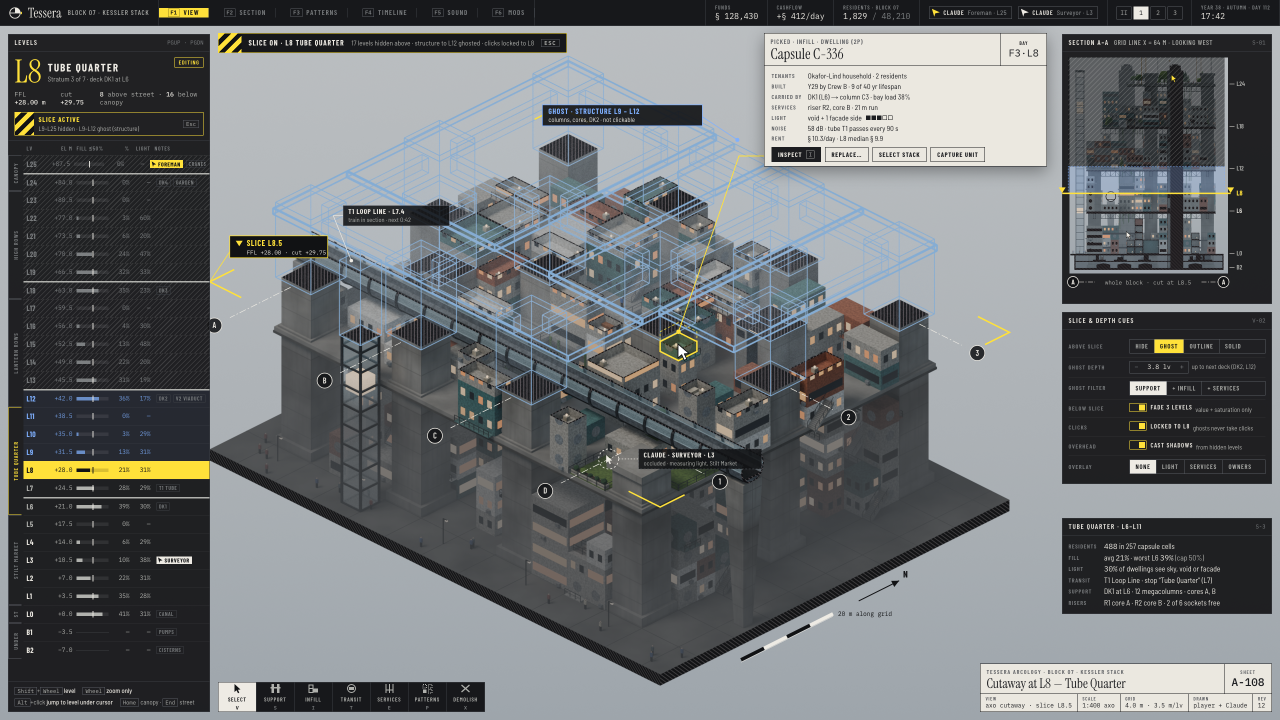
#> input picture experiments/ui-mockups/out/m1_level_hud.png, 2560 x 1440 px (shown at 1/2 size); its folder holds 4 pictures in this run
$ python contact_sheet.py
#> lines starting #> are read from the running program, lines starting #| are printed output that depends on the picture
"""contact_sheet.py - labelled contact sheet of the eight mock-ups (Pillow), drawn as a drawing-set index sheet.

    python3 contact_sheet.py   ->  out/contact_sheet.png (3000 x 4482)
"""
import os
from PIL import Image, ImageDraw, ImageFont

HERE = os.path.dirname(os.path.abspath(__file__))
OUT = os.path.join(HERE, 'out')
FONT = os.path.join(HERE, 'src', 'fonts')


def F(name, size):
    return ImageFont.truetype(os.path.join(FONT, name), size)


SERIF = lambda s: F('InstrumentSerif-400-normal-latin.woff2', s)
COND = lambda s: F('BarlowCondensed-600-normal-latin.woff2', s)
COND7 = lambda s: F('BarlowCondensed-700-normal-latin.woff2', s)
UI = lambda s: F('BarlowSemiCondensed-400-normal-latin.woff2', s)
MONO = lambda s: F('IBMPlexMono-400-normal-latin.woff2', s)

PAPER, INK, INK2, ACC = (235, 232, 224), (28, 29, 32), (91, 93, 97), (255, 225, 58)

SHEETS = [
    ('m1_level_hud', 'A-108', 'Level navigation HUD',
     'Cutaway at L8 with the 3 levels below faded (value/saturation only) and structure to L12 as ghost massing. Level strip of '
     'named strata with fill vs the 50% cap and light; persistent slice-on banner; live section thumbnail; picked-capsule tooltip.'),
    ('m2_section_services', 'S-201', 'Section and services',
     'Section A-A through core B: six risers in the cut core, manifolds in each truss zone, lifts, cistern and substation in the '
     'undercroft. A level-aligned table gives fill vs the Friedman 50% cap, daylight, air and a land-value-by-height ramp.'),
    ('m3_pattern_book', 'P-012', 'Pattern book and stamping',
     'Capture, template and pattern tiers in an A Pattern Language-style book. P-12 is a context rule with template parameters '
     'and live variants. Its stamp in a floating design frame: ghosts, riser runs, and a ghost-claim-fetch-build queue with policies.'),
    ('m4_agent_cobuild', 'A-125', 'Embodied agent co-building',
     "Claude's cursor, gaze reticle and saccade trail on a ghost sky bridge inside a revision cloud. The proposal sheet lists cost, "
     'light, loads and steps; the player points with numbered chips; drones claim steps; an edge marker shows the off-level Surveyor.'),
    ('m5_mod_request', 'MR-0031', 'Mod request: a new building type',
     'A real agent-authored type (agent-buildings/hydro_stack): brief, spec excerpt, 4 kit64 rotations, concept view, validator '
     'history v1 FAIL to v4 PASS, a new part type flagged for review, an 8-seed A/B (mock numbers), Install, and the new build-menu tile.'),
    ('m6_accretion_timeline', 'T-005', 'Accretion timeline and runaway Builders',
     'Replay of the growing block (the concept time-lapse frames) scrubbed to phase 5, with the phase-6 blueprint in blue. Agent and '
     'crew lanes, a planned zone past now, and an armed "cut the Netsphere link" control whose projection is the BLAME! void.'),
    ('m7_sound_map', 'N-201', 'Sound design map',
     'Night section as a listening diagram: undercroft hum, street murmur, transit whoosh, shaft reverb, canopy wind, lift chimes '
     'and interiors as zones with dB contours. Per-level loudness, deck occlusion, a bus mixer, a zone detail and a spectrogram.'),
    ('m8_pixel_mode', 'A-108/px', 'Pixel mode: classic Maxis look',
     'The same block and slice rendered through the kit64 sprite camera and palette-locked (40 colours), set into a district of stock '
     'kit sprites. Same HUD grammar on a 2-px grid: level strip, slice banner, paper tooltip, dithered pixel ghost, agent cursor.'),
]


def wrap(draw, text, font, width):
    words, lines, cur = text.split(), [], ''
    for w in words:
        t = (cur + ' ' + w).strip()
        if draw.textlength(t, font=font) <= width:
            cur = t
        else:
            lines.append(cur); cur = w
    if cur:
        lines.append(cur)
    return lines


def main():
    TW, TH = 1400, 788                 # thumbnail (2560 x 1440 at 0.547)
    M, G = 70, 60                      # margin, gutter
    CAP = 190                          # caption block under each thumbnail
    W = M * 2 + TW * 2 + G
    head = 250
    H = head + 4 * (TH + CAP + G) - G + M + 70
    im = Image.new('RGB', (W, H), PAPER)
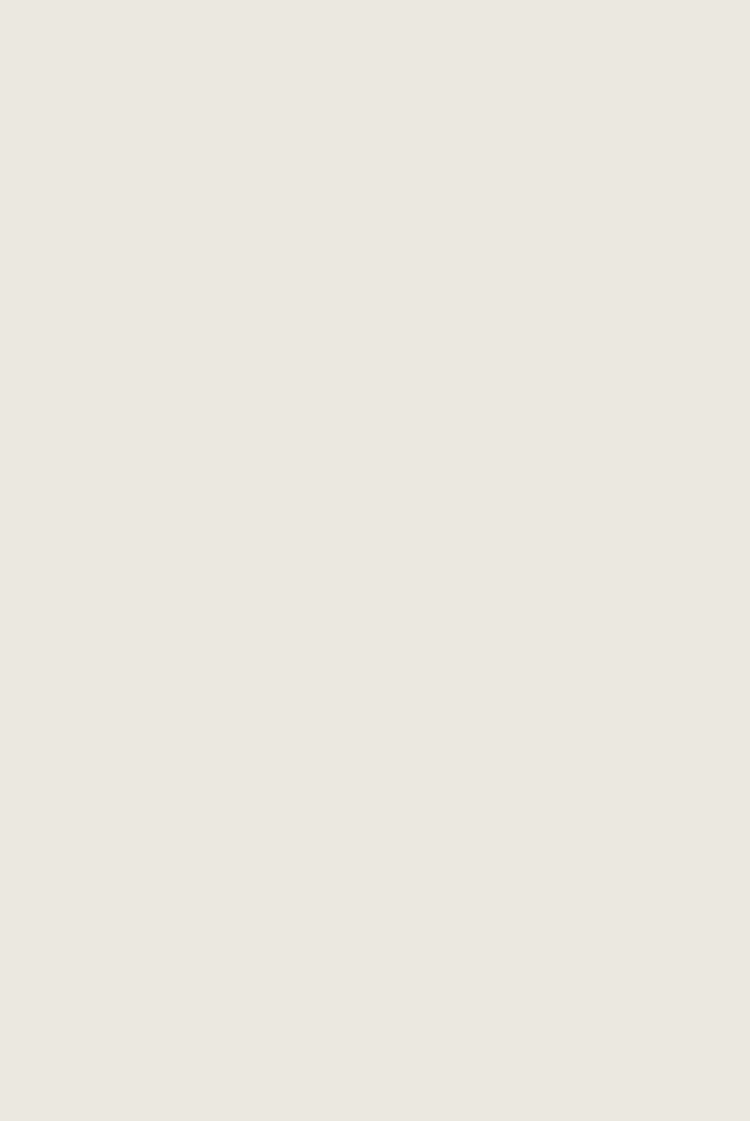
#> im: PIL image 3000x4482 RGB (shown at 1/4 size); mean R, G, B 235, 232, 224
    d = ImageDraw.Draw(im)
    # sheet border + title block across the top
    d.rectangle([24, 24, W - 25, H - 25], outline=INK, width=3)
    d.text((M, 58), 'TESSERA · UI MOCK-UPS · CONTACT SHEET', font=COND(30), fill=INK2)
    d.text((M, 96), 'Eight screens in one drawing-set language', font=SERIF(84), fill=INK)
    d.text((M, 196), 'Renders: concept-renders kit (Blender 5.0 EEVEE) re-run for exact overlays · agent-buildings sprites · HTML/CSS/SVG overlays '
                     'captured with headless Chrome at 2560 × 1440 · 2026-09-30', font=UI(26), fill=INK2)
    # legend swatches
    lx = W - M - 700
    for i, (c, t) in enumerate([(ACC, 'accent: focus, agent, action'), ((127, 176, 255), 'ghost: planned, not built'),
                                (INK, 'poche / panel ink'), ((221, 148, 120), 'problem only')]):
        y = 64 + i * 36
        d.rectangle([lx, y, lx + 26, y + 26], fill=c, outline=INK)
        d.text((lx + 40, y - 2), t, font=UI(25), fill=INK)
    d.line([M, head - 16, W - M, head - 16], fill=INK, width=3)

    for i, (name, sheet, title, desc) in enumerate(SHEETS):
        col, row = i % 2, i // 2
        x = M + col * (TW + G)
        y = head + row * (TH + CAP + G)
        th = Image.open(os.path.join(OUT, name + '.png')).convert('RGB').resize((TW, TH), Image.LANCZOS)
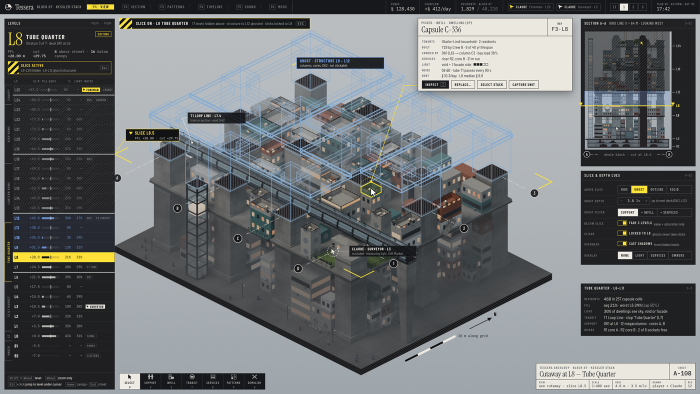
#> th: PIL image 1400x788 RGB (shown at 1/2 size); mean R, G, B 109.6, 112.8, 114.7
        im.paste(th, (x, y))
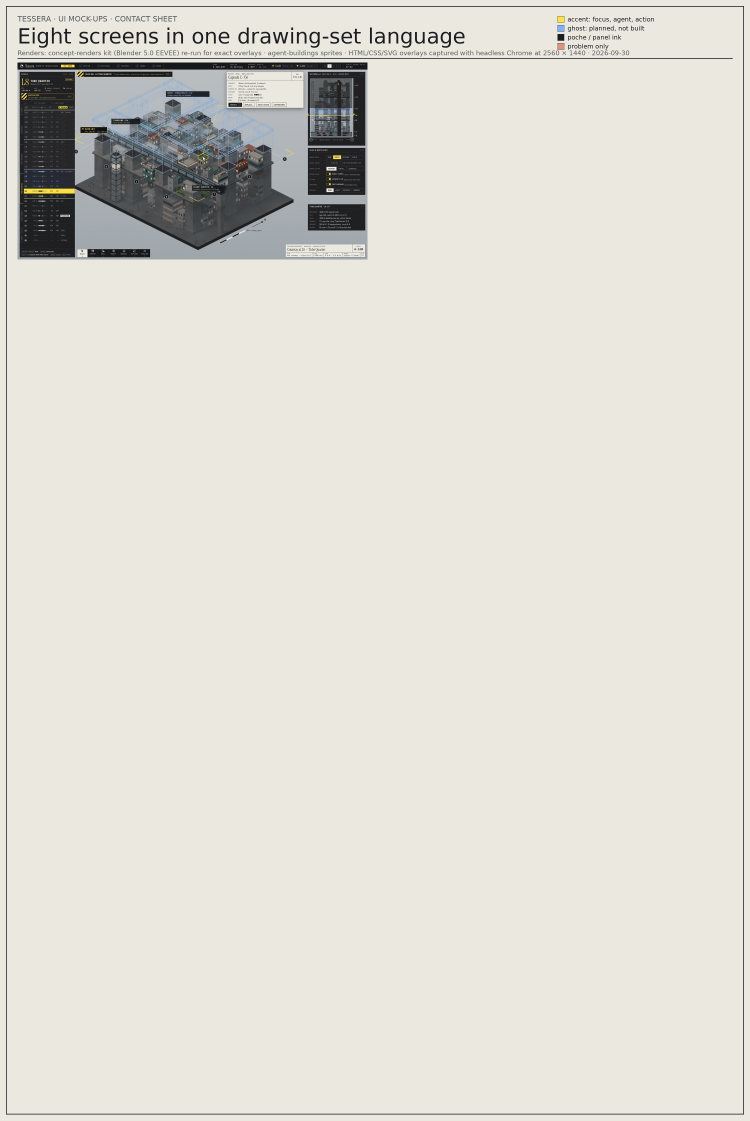
#> im: PIL image 3000x4482 RGB (shown at 1/4 size); mean R, G, B 223.2, 220.7, 213.6
        d.rectangle([x - 1, y - 1, x + TW, y + TH], outline=INK, width=2)
        # caption: number bubble, title, sheet no., description
        cy = y + TH + 18
        d.ellipse([x, cy, x + 58, cy + 58], fill=INK)
        n = str(i + 1)
        tw = d.textlength(n, font=COND7(38))
#> tw = 24.17
        d.text((x + 29 - tw / 2, cy + 6), n, font=COND7(38), fill=PAPER)
        d.text((x + 78, cy - 6), title, font=SERIF(52), fill=INK)
        sw = d.textlength(sheet, font=MONO(30))
#> sw = 87.97
        d.rectangle([x + TW - sw - 30, cy + 6, x + TW, cy + 50], outline=INK, width=2)
        d.text((x + TW - sw - 15, cy + 10), sheet, font=MONO(30), fill=INK)
        for k, line in enumerate(wrap(d, desc, UI(25), TW - 80)[:3]):
#> in wrap, `words, lines, cur = text.split(), [], ''`: cur = ''
            d.text((x + 78, cy + 64 + k * 32), line, font=UI(25), fill=INK2)
#> this loop made 3 passes
        d.text((x + 78, cy + 64 + 3 * 32 + 2), 'out/%s.png  ·  src/%s.html' % (name, name), font=MONO(19), fill=(124, 127, 129))
#> pass 2 of the loop in main, `for i, (name, sheet, title, desc) in enumerate(SHEETS):`:
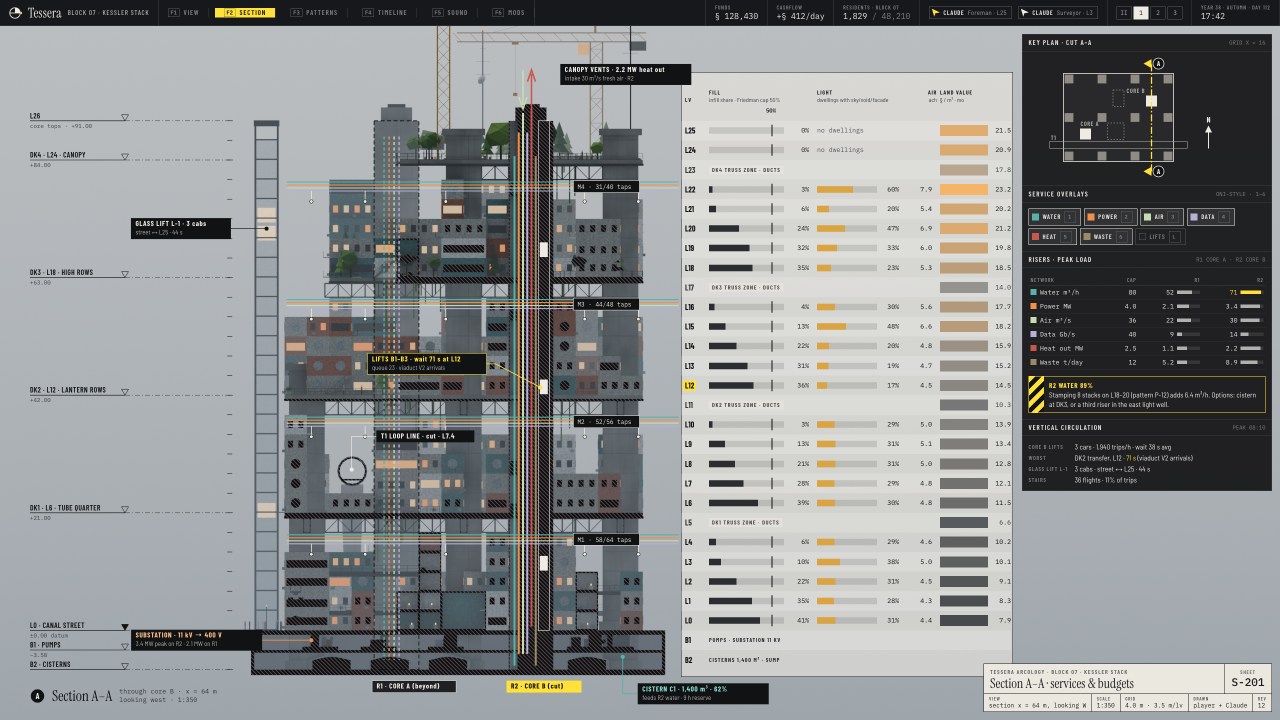
#> input picture experiments/ui-mockups/out/m2_section_services.png, 2560 x 1440 px (shown at 1/2 size)
#> in main, `th = Image.open(os.path.join(OUT, name + '.png')).convert('RGB').resiz..`:
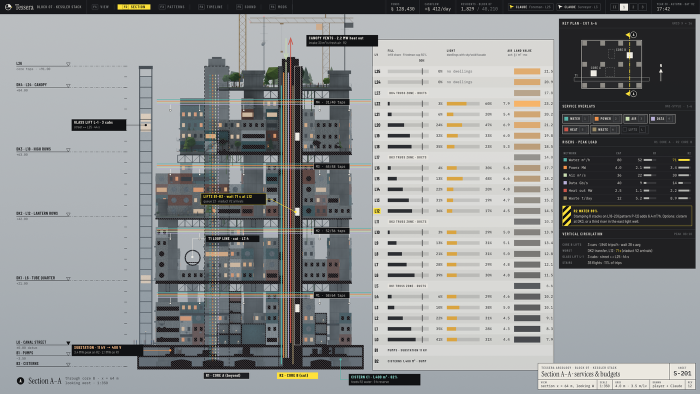
#> th: PIL image 1400x788 RGB (shown at 1/2 size); mean R, G, B 140.6, 142.8, 143.2
#> in main, `im.paste(th, (x, y))`:
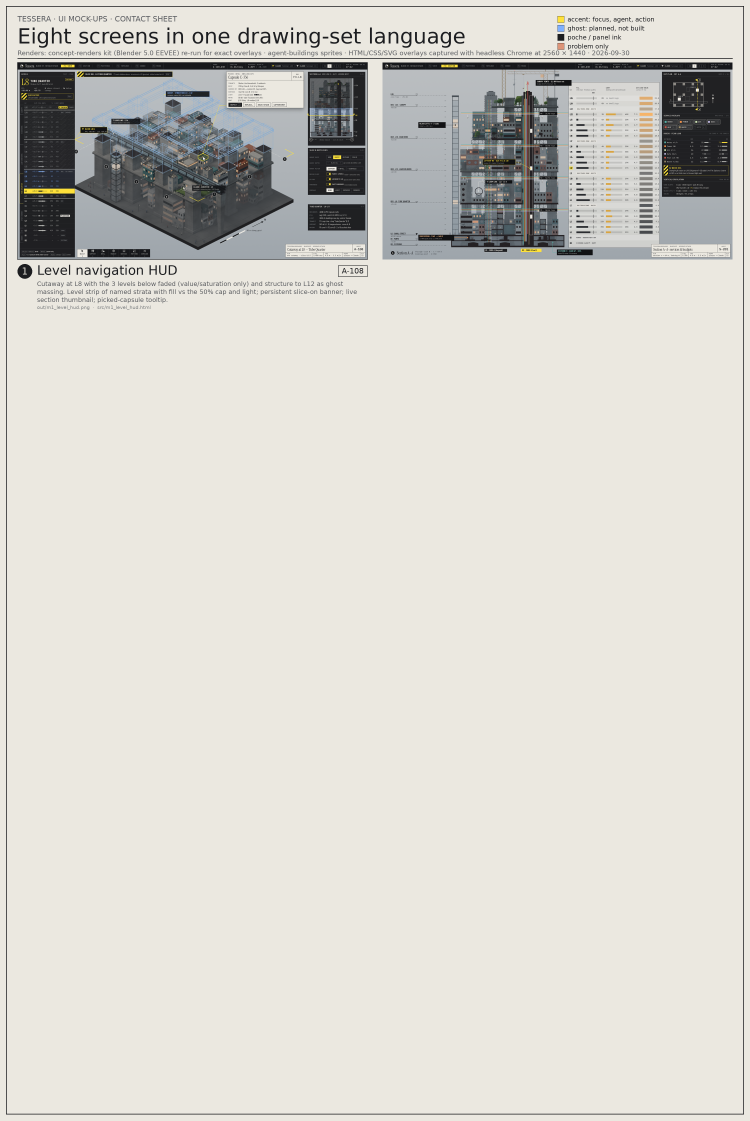
#> im: PIL image 3000x4482 RGB (shown at 1/4 size); mean R, G, B 215, 213, 206.6
#> sw = 87.16
#> the loop in main, `for k, line in enumerate(wrap(d, desc, UI(25), TW - 80)[:3]):` made 3 passes
#> line on pass 3: 'land-value-by-height ramp.'
#> pass 3 of the loop in main, `for i, (name, sheet, title, desc) in enumerate(SHEETS):`:
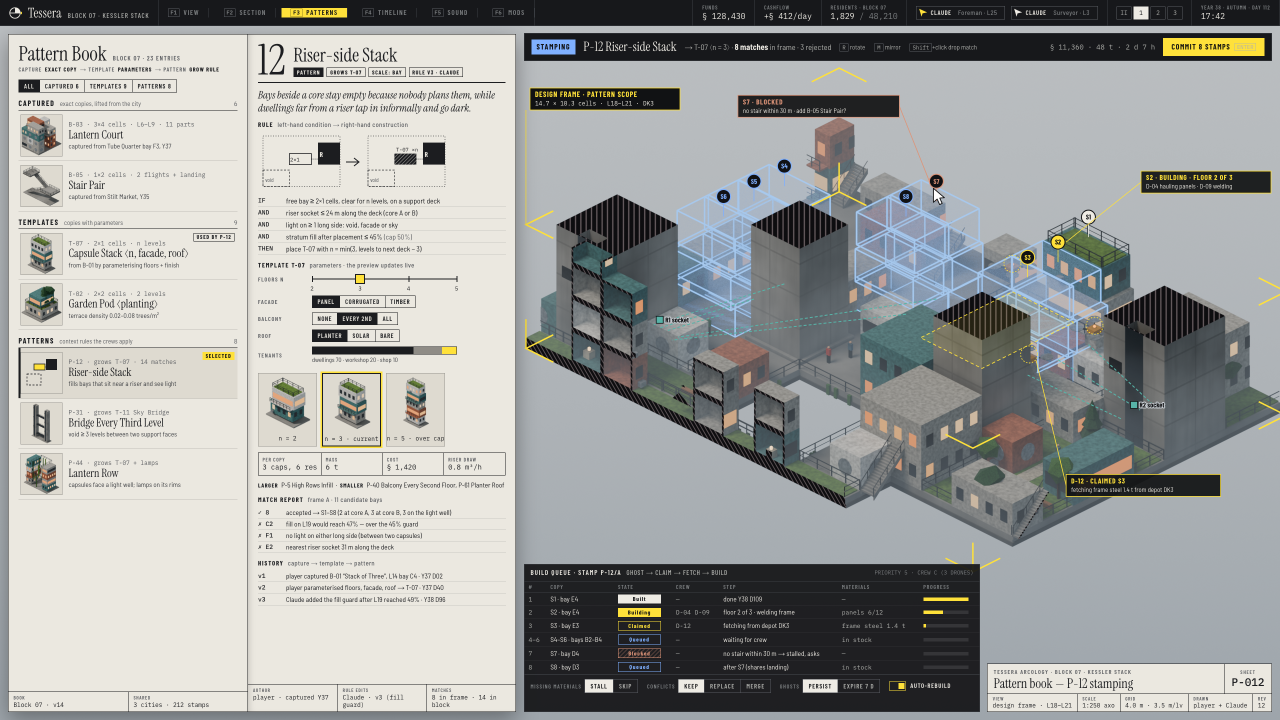
#> input picture experiments/ui-mockups/out/m3_pattern_book.png, 2560 x 1440 px (shown at 1/2 size)
#> in main, `th = Image.open(os.path.join(OUT, name + '.png')).convert('RGB').resiz..`:
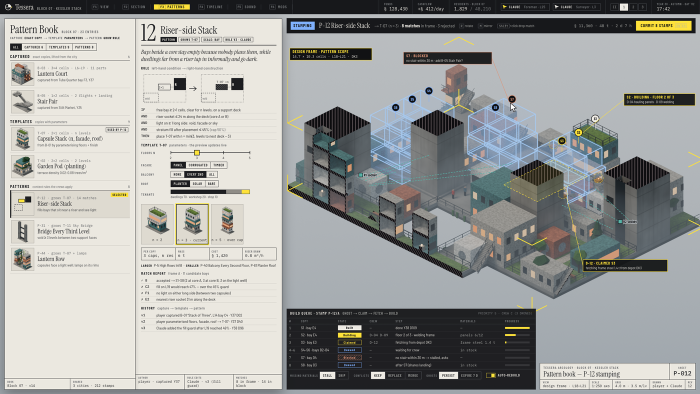
#> th: PIL image 1400x788 RGB (shown at 1/2 size); mean R, G, B 159.8, 161.4, 159.4
#> in main, `im.paste(th, (x, y))`:
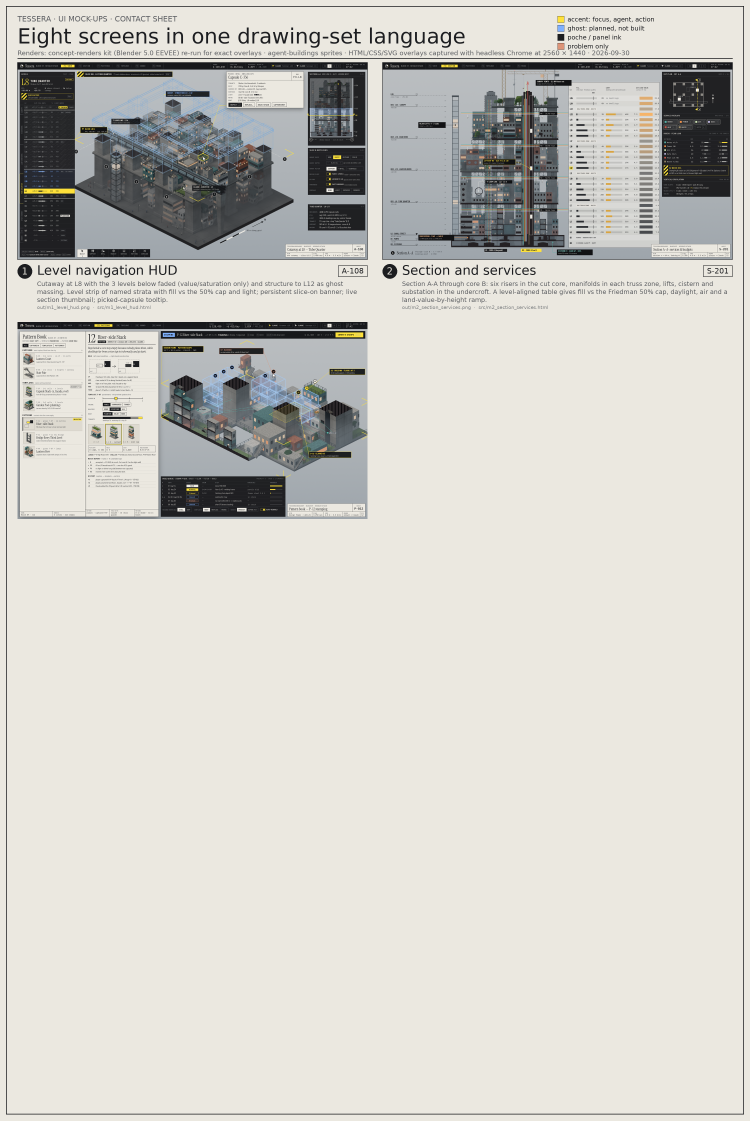
#> im: PIL image 3000x4482 RGB (shown at 1/4 size); mean R, G, B 208.4, 206.8, 200.9
#> sw = 85.55
#> the loop in main, `for k, line in enumerate(wrap(d, desc, UI(25), TW - 80)[:3]):` made 3 passes
#> the loop made 5 passes; the first 3 are shown
    im.save(os.path.join(OUT, 'contact_sheet.png'), optimize=True)
    print('contact sheet', im.size)


if __name__ == '__main__':
#> (the run stopped early here; a loop or call above may not have finished)
